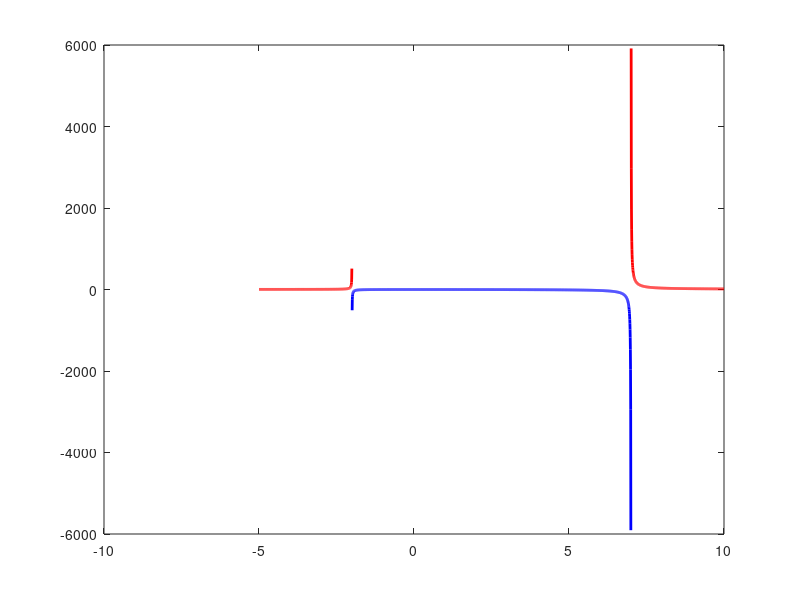

Write MATLAB code to recreate this figure.
%%%%%%%%%%%%%%%%%%%%%%%%%%%%%%%%%%%%%%%
% Assignment Number:2
% Problem number:4
% Student Name:Alden Rivera
% Student ID:0416329
% Email address:aldenj.riveraf@gmail.com
% Department: Computer Science, NCTU
% Date: 2019/03/24
%%%%%%%%%%%%%%%%%%%%%%%%%%%%%%%%%%%%%%%

clf; clear; clf;
fprintf('Student ID:0416329 \n Name:Alden Rivera\n');
x=-5:0.005:10;
y=(5.*(x.^2)+(2.*x)+7)./(x.^2-5.*x-14);
i = find (y>=0);
y1=y(i);
x1=x(i);
plot(x1,y1,'r','LineWidth',2);
hold on;
i = find(y<0);
y2=y(i);
x2=x(i);
plot(x2,y2,'b','LineWidth',2);
hold on;